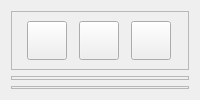
            <widget class="QWidget" name="filePage">
             <layout class="QVBoxLayout" name="verticalLayout_24">
              <item>
               <widget class="QFrame" name="frame_16">
                <property name="frameShape">
                 <enum>QFrame::StyledPanel</enum>
                </property>
                <property name="frameShadow">
                 <enum>QFrame::Raised</enum>
                </property>
                <layout class="QHBoxLayout" name="horizontalLayout_14">
                 <item>
                  <widget class="QToolButton" name="fileBtn_2">
                   <property name="toolTip">
                    <string>Open File</string>
                   </property>
                   <property name="text">
                    <string/>
                   </property>
                   <property name="icon">
                    <iconset resource="resources.qrc">
                     <normaloff>:/icons/icons/file.svg</normaloff>:/icons/icons/file.svg</iconset>
                   </property>
                   <property name="iconSize">
                    <size>
                     <width>32</width>
                     <height>32</height>
                    </size>
                   </property>
                  </widget>
                 </item>
                 <item>
                  <widget class="QToolButton" name="folderBtn">
                   <property name="toolTip">
                    <string>Opne Folder</string>
                   </property>
                   <property name="text">
                    <string/>
                   </property>
                   <property name="icon">
                    <iconset resource="resources.qrc">
                     <normaloff>:/icons/icons/folder-plus.svg</normaloff>:/icons/icons/folder-plus.svg</iconset>
                   </property>
                   <property name="iconSize">
                    <size>
                     <width>32</width>
                     <height>32</height>
                    </size>
                   </property>
                  </widget>
                 </item>
                 <item>
                  <widget class="QToolButton" name="saveBtn">
                   <property name="toolTip">
                    <string>Save</string>
                   </property>
                   <property name="text">
                    <string/>
                   </property>
                   <property name="icon">
                    <iconset resource="resources.qrc">
                     <normaloff>:/icons/icons/save.svg</normaloff>:/icons/icons/save.svg</iconset>
                   </property>
                   <property name="iconSize">
                    <size>
                     <width>32</width>
                     <height>32</height>
                    </size>
                   </property>
                  </widget>
                 </item>
                </layout>
               </widget>
              </item>
              <item>
               <widget class="QFrame" name="frame_17">
                <property name="frameShape">
                 <enum>QFrame::StyledPanel</enum>
                </property>
                <property name="frameShadow">
                 <enum>QFrame::Raised</enum>
                </property>
               </widget>
              </item>
              <item>
               <widget class="QFrame" name="frame_18">
                <property name="frameShape">
                 <enum>QFrame::StyledPanel</enum>
                </property>
                <property name="frameShadow">
                 <enum>QFrame::Raised</enum>
                </property>
               </widget>
              </item>
             </layout>
            </widget>
